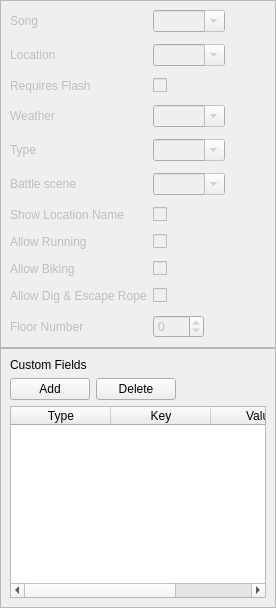
          <widget class="QWidget" name="tab_Attributes">
           <layout class="QVBoxLayout" name="gridLayout_Attributes">
            <property name="spacing">
             <number>0</number>
            </property>
            <property name="leftMargin">
             <number>0</number>
            </property>
            <property name="topMargin">
             <number>0</number>
            </property>
            <property name="rightMargin">
             <number>0</number>
            </property>
            <property name="bottomMargin">
             <number>0</number>
            </property>
            <item>
             <widget class="QFrame" name="frame_3">
              <property name="enabled">
               <bool>false</bool>
              </property>
              <property name="sizePolicy">
               <sizepolicy hsizetype="Preferred" vsizetype="Preferred">
                <horstretch>0</horstretch>
                <verstretch>0</verstretch>
               </sizepolicy>
              </property>
              <property name="frameShape">
               <enum>QFrame::StyledPanel</enum>
              </property>
              <property name="frameShadow">
               <enum>QFrame::Raised</enum>
              </property>
              <layout class="QFormLayout" name="formLayout_2">
               <property name="fieldGrowthPolicy">
                <enum>QFormLayout::FieldsStayAtSizeHint</enum>
               </property>
               <property name="verticalSpacing">
                <number>12</number>
               </property>
               <property name="bottomMargin">
                <number>9</number>
               </property>
               <item row="0" column="0">
                <widget class="QLabel" name="label_3">
                 <property name="text">
                  <string>Song</string>
                 </property>
                </widget>
               </item>
               <item row="0" column="1">
                <widget class="NoScrollComboBox" name="comboBox_Song">
                 <property name="toolTip">
                  <string>&lt;html&gt;&lt;head/&gt;&lt;body&gt;&lt;p&gt;The default background music for this map.&lt;/p&gt;&lt;/body&gt;&lt;/html&gt;</string>
                 </property>
                 <property name="editable">
                  <bool>true</bool>
                 </property>
                </widget>
               </item>
               <item row="1" column="0">
                <widget class="QLabel" name="label_4">
                 <property name="text">
                  <string>Location</string>
                 </property>
                </widget>
               </item>
               <item row="1" column="1">
                <widget class="NoScrollComboBox" name="comboBox_Location">
                 <property name="toolTip">
                  <string>&lt;html&gt;&lt;head/&gt;&lt;body&gt;&lt;p&gt;The section of the region map which the map is grouped under. This also determines the name of the map that is display when the player enters it.&lt;/p&gt;&lt;/body&gt;&lt;/html&gt;</string>
                 </property>
                 <property name="editable">
                  <bool>true</bool>
                 </property>
                </widget>
               </item>
               <item row="2" column="0">
                <widget class="QLabel" name="label_5">
                 <property name="text">
                  <string>Requires Flash</string>
                 </property>
                </widget>
               </item>
               <item row="2" column="1">
                <widget class="QCheckBox" name="checkBox_Visibility">
                 <property name="toolTip">
                  <string>&lt;html&gt;&lt;head/&gt;&lt;body&gt;&lt;p&gt;Whether or not the map is dark and requires Flash to illuminate.&lt;/p&gt;&lt;/body&gt;&lt;/html&gt;</string>
                 </property>
                 <property name="text">
                  <string/>
                 </property>
                </widget>
               </item>
               <item row="3" column="0">
                <widget class="QLabel" name="label_6">
                 <property name="text">
                  <string>Weather</string>
                 </property>
                </widget>
               </item>
               <item row="3" column="1">
                <widget class="NoScrollComboBox" name="comboBox_Weather">
                 <property name="toolTip">
                  <string>&lt;html&gt;&lt;head/&gt;&lt;body&gt;&lt;p&gt;The default weather for this map.&lt;/p&gt;&lt;/body&gt;&lt;/html&gt;</string>
                 </property>
                 <property name="editable">
                  <bool>true</bool>
                 </property>
                </widget>
               </item>
               <item row="4" column="0">
                <widget class="QLabel" name="label_7">
                 <property name="text">
                  <string>Type</string>
                 </property>
                </widget>
               </item>
               <item row="4" column="1">
                <widget class="NoScrollComboBox" name="comboBox_Type">
                 <property name="toolTip">
                  <string>&lt;html&gt;&lt;head/&gt;&lt;body&gt;&lt;p&gt;The map type is a general attribute, which is used for many different things. For example. it determines whether biking or running is allowed.&lt;/p&gt;&lt;/body&gt;&lt;/html&gt;</string>
                 </property>
                 <property name="editable">
                  <bool>true</bool>
                 </property>
                </widget>
               </item>
               <item row="6" column="0">
                <widget class="QLabel" name="label_9">
                 <property name="text">
                  <string>Battle scene</string>
                 </property>
                </widget>
               </item>
               <item row="6" column="1">
                <widget class="NoScrollComboBox" name="comboBox_BattleScene">
                 <property name="toolTip">
                  <string>&lt;html&gt;&lt;head/&gt;&lt;body&gt;&lt;p&gt;Determines the type of battle scene graphics to use.&lt;/p&gt;&lt;/body&gt;&lt;/html&gt;</string>
                 </property>
                 <property name="editable">
                  <bool>true</bool>
                 </property>
                </widget>
               </item>
               <item row="7" column="0">
                <widget class="QLabel" name="label_8">
                 <property name="text">
                  <string>Show Location Name</string>
                 </property>
                </widget>
               </item>
               <item row="7" column="1">
                <widget class="QCheckBox" name="checkBox_ShowLocation">
                 <property name="toolTip">
                  <string>&lt;html&gt;&lt;head/&gt;&lt;body&gt;&lt;p&gt;Whether or not to display the location name when the player enters the map.&lt;/p&gt;&lt;/body&gt;&lt;/html&gt;</string>
                 </property>
                 <property name="text">
                  <string/>
                 </property>
                </widget>
               </item>
               <item row="8" column="0">
                <widget class="QLabel" name="label_AllowRunning">
                 <property name="text">
                  <string>Allow Running</string>
                 </property>
                </widget>
               </item>
               <item row="8" column="1">
                <widget class="QCheckBox" name="checkBox_AllowRunning">
                 <property name="toolTip">
                  <string>&lt;html&gt;&lt;head/&gt;&lt;body&gt;&lt;p&gt;Allows the player to use Running Shoes&lt;/p&gt;&lt;/body&gt;&lt;/html&gt;</string>
                 </property>
                 <property name="text">
                  <string/>
                 </property>
                </widget>
               </item>
               <item row="9" column="0">
                <widget class="QLabel" name="label_AllowBiking">
                 <property name="text">
                  <string>Allow Biking</string>
                 </property>
                </widget>
               </item>
               <item row="9" column="1">
                <widget class="QCheckBox" name="checkBox_AllowBiking">
                 <property name="toolTip">
                  <string>&lt;html&gt;&lt;head/&gt;&lt;body&gt;&lt;p&gt;Allows the player to use a Bike&lt;/p&gt;&lt;/body&gt;&lt;/html&gt;</string>
                 </property>
                 <property name="text">
                  <string/>
                 </property>
                </widget>
               </item>
               <item row="10" column="0">
                <widget class="QLabel" name="label_AllowEscaping">
                 <property name="text">
                  <string>Allow Dig &amp; Escape Rope</string>
                 </property>
                </widget>
               </item>
               <item row="10" column="1">
                <widget class="QCheckBox" name="checkBox_AllowEscaping">
                 <property name="toolTip">
                  <string>&lt;html&gt;&lt;head/&gt;&lt;body&gt;&lt;p&gt;Allows the player to use Dig or Escape Rope&lt;/p&gt;&lt;/body&gt;&lt;/html&gt;</string>
                 </property>
                 <property name="text">
                  <string/>
                 </property>
                </widget>
               </item>
               <item row="11" column="0">
                <widget class="QLabel" name="label_FloorNumber">
                 <property name="text">
                  <string>Floor Number</string>
                 </property>
                </widget>
               </item>
               <item row="11" column="1">
                <widget class="QSpinBox" name="spinBox_FloorNumber">
                 <property name="toolTip">
                  <string>&lt;html&gt;&lt;head/&gt;&lt;body&gt;&lt;p&gt;Floor number to be used for maps with elevators.&lt;/p&gt;&lt;/body&gt;&lt;/html&gt;</string>
                 </property>
                 <property name="minimum">
                  <number>-128</number>
                 </property>
                 <property name="maximum">
                  <number>127</number>
                 </property>
                </widget>
               </item>
              </layout>
             </widget>
            </item>
            <item>
             <widget class="QFrame" name="frame_keyValue">
              <property name="frameShape">
               <enum>QFrame::StyledPanel</enum>
              </property>
              <property name="frameShadow">
               <enum>QFrame::Raised</enum>
              </property>
              <layout class="QVBoxLayout" name="verticalLayout_10">
               <item>
                <widget class="QLabel" name="label_2">
                 <property name="text">
                  <string>Custom Fields</string>
                 </property>
                </widget>
               </item>
               <item>
                <widget class="QFrame" name="frame">
                 <property name="frameShape">
                  <enum>QFrame::NoFrame</enum>
                 </property>
                 <property name="frameShadow">
                  <enum>QFrame::Plain</enum>
                 </property>
                 <layout class="QHBoxLayout" name="horizontalLayout_8">
                  <property name="leftMargin">
                   <number>0</number>
                  </property>
                  <property name="topMargin">
                   <number>0</number>
                  </property>
                  <property name="rightMargin">
                   <number>0</number>
                  </property>
                  <property name="bottomMargin">
                   <number>0</number>
                  </property>
                  <item>
                   <widget class="QPushButton" name="pushButton_AddCustomHeaderField">
                    <property name="text">
                     <string>Add</string>
                    </property>
                   </widget>
                  </item>
                  <item>
                   <widget class="QPushButton" name="pushButton_DeleteCustomHeaderField">
                    <property name="text">
                     <string>Delete</string>
                    </property>
                   </widget>
                  </item>
                  <item>
                   <spacer name="horizontalSpacer_2">
                    <property name="orientation">
                     <enum>Qt::Horizontal</enum>
                    </property>
                    <property name="sizeHint" stdset="0">
                     <size>
                      <width>40</width>
                      <height>20</height>
                     </size>
                    </property>
                   </spacer>
                  </item>
                 </layout>
                </widget>
               </item>
               <item>
                <widget class="QTableWidget" name="tableWidget_CustomHeaderFields">
                 <property name="toolTip">
                  <string>Custom fields will be added to the map.json file for the current map.</string>
                 </property>
                 <attribute name="horizontalHeaderVisible">
                  <bool>true</bool>
                 </attribute>
                 <attribute name="horizontalHeaderCascadingSectionResizes">
                  <bool>false</bool>
                 </attribute>
                 <attribute name="horizontalHeaderHighlightSections">
                  <bool>true</bool>
                 </attribute>
                 <attribute name="horizontalHeaderShowSortIndicator" stdset="0">
                  <bool>false</bool>
                 </attribute>
                 <attribute name="horizontalHeaderStretchLastSection">
                  <bool>true</bool>
                 </attribute>
                 <attribute name="verticalHeaderVisible">
                  <bool>false</bool>
                 </attribute>
                 <column>
                  <property name="text">
                   <string>Type</string>
                  </property>
                 </column>
                 <column>
                  <property name="text">
                   <string>Key</string>
                  </property>
                 </column>
                 <column>
                  <property name="text">
                   <string>Value</string>
                  </property>
                 </column>
                </widget>
               </item>
              </layout>
             </widget>
            </item>
           </layout>
          </widget>
